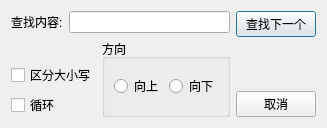
<?xml version="1.0" encoding="UTF-8"?>
<ui version="4.0">
 <class>SearchDialog</class>
 <widget class="QDialog" name="SearchDialog">
  <property name="geometry">
   <rect>
    <x>0</x>
    <y>0</y>
    <width>327</width>
    <height>128</height>
   </rect>
  </property>
  <property name="windowTitle">
   <string>Dialog</string>
  </property>
  <layout class="QGridLayout" name="gridLayout">
   <item row="1" column="1" rowspan="2">
    <widget class="QGroupBox" name="groupBox">
     <property name="title">
      <string>方向</string>
     </property>
     <layout class="QHBoxLayout" name="horizontalLayout_2">
      <item>
       <widget class="QRadioButton" name="radioButton_2">
        <property name="text">
         <string>向上</string>
        </property>
       </widget>
      </item>
      <item>
       <widget class="QRadioButton" name="radioButton">
        <property name="text">
         <string>向下</string>
        </property>
       </widget>
      </item>
     </layout>
    </widget>
   </item>
   <item row="0" column="0" colspan="2">
    <layout class="QHBoxLayout" name="horizontalLayout">
     <item>
      <widget class="QLabel" name="label">
       <property name="styleSheet">
        <string notr="true"/>
       </property>
       <property name="text">
        <string>查找内容:</string>
       </property>
      </widget>
     </item>
     <item>
      <widget class="QLineEdit" name="lineEdit"/>
     </item>
    </layout>
   </item>
   <item row="2" column="0">
    <layout class="QVBoxLayout" name="verticalLayout">
     <item>
      <widget class="QCheckBox" name="checkBox">
       <property name="text">
        <string>区分大小写</string>
       </property>
      </widget>
     </item>
     <item>
      <widget class="QCheckBox" name="checkBox_2">
       <property name="text">
        <string>循环</string>
       </property>
      </widget>
     </item>
    </layout>
   </item>
   <item row="0" column="2" rowspan="3">
    <layout class="QVBoxLayout" name="verticalLayout_3">
     <item>
      <widget class="QPushButton" name="searchButton">
       <property name="sizePolicy">
        <sizepolicy hsizetype="Preferred" vsizetype="Preferred">
         <horstretch>0</horstretch>
         <verstretch>0</verstretch>
        </sizepolicy>
       </property>
       <property name="text">
        <string>查找下一个</string>
       </property>
      </widget>
     </item>
     <item>
      <spacer name="verticalSpacer">
       <property name="orientation">
        <enum>Qt::Orientation::Vertical</enum>
       </property>
       <property name="sizeHint" stdset="0">
        <size>
         <width>20</width>
         <height>40</height>
        </size>
       </property>
      </spacer>
     </item>
     <item>
      <widget class="QPushButton" name="cancelButton">
       <property name="sizePolicy">
        <sizepolicy hsizetype="Preferred" vsizetype="Preferred">
         <horstretch>0</horstretch>
         <verstretch>0</verstretch>
        </sizepolicy>
       </property>
       <property name="text">
        <string>取消</string>
       </property>
      </widget>
     </item>
    </layout>
   </item>
  </layout>
 </widget>
 <resources/>
 <connections>
  <connection>
   <sender>cancelButton</sender>
   <signal>clicked()</signal>
   <receiver>SearchDialog</receiver>
   <slot>close()</slot>
   <hints>
    <hint type="sourcelabel">
     <x>381</x>
     <y>94</y>
    </hint>
    <hint type="destinationlabel">
     <x>231</x>
     <y>95</y>
    </hint>
   </hints>
  </connection>
 </connections>
</ui>
